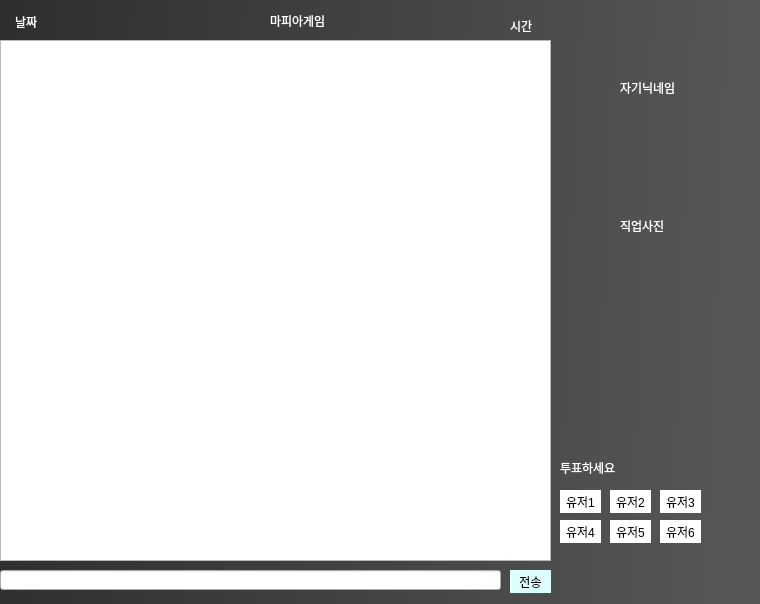
<?xml version="1.0" encoding="UTF-8"?>
<ui version="4.0">
 <class>Form</class>
 <widget class="QWidget" name="Form">
  <property name="geometry">
   <rect>
    <x>0</x>
    <y>0</y>
    <width>760</width>
    <height>604</height>
   </rect>
  </property>
  <property name="windowTitle">
   <string>Form</string>
  </property>
  <property name="styleSheet">
   <string notr="true">QWidget#Form{background-color:qlineargradient(spread:pad, x1:0, y1:0.5, x2:0.956409, y2:0.529, stop:0 rgba(47, 47, 47, 255), stop:1 rgba(86, 86, 86, 255))}</string>
  </property>
  <widget class="QTextEdit" name="textEdit">
   <property name="geometry">
    <rect>
     <x>0</x>
     <y>40</y>
     <width>551</width>
     <height>521</height>
    </rect>
   </property>
   <property name="styleSheet">
    <string notr="true">font: 10pt &quot;나눔스퀘어&quot;;</string>
   </property>
  </widget>
  <widget class="QLineEdit" name="lineEdit">
   <property name="geometry">
    <rect>
     <x>0</x>
     <y>570</y>
     <width>501</width>
     <height>20</height>
    </rect>
   </property>
   <property name="styleSheet">
    <string notr="true">font: 10pt &quot;나눔스퀘어&quot;;</string>
   </property>
  </widget>
  <widget class="QPushButton" name="inputbutton">
   <property name="geometry">
    <rect>
     <x>510</x>
     <y>570</y>
     <width>41</width>
     <height>23</height>
    </rect>
   </property>
   <property name="styleSheet">
    <string notr="true">border-radius:20px;
background-color: rgb(220, 255, 255);</string>
   </property>
   <property name="text">
    <string>전송</string>
   </property>
  </widget>
  <widget class="QPushButton" name="to_user1">
   <property name="geometry">
    <rect>
     <x>560</x>
     <y>490</y>
     <width>41</width>
     <height>23</height>
    </rect>
   </property>
   <property name="styleSheet">
    <string notr="true">border-radius:20px;
background-color: rgb(255, 255, 255);</string>
   </property>
   <property name="text">
    <string>유저1</string>
   </property>
  </widget>
  <widget class="QPushButton" name="to_user2">
   <property name="geometry">
    <rect>
     <x>610</x>
     <y>490</y>
     <width>41</width>
     <height>23</height>
    </rect>
   </property>
   <property name="styleSheet">
    <string notr="true">border-radius:20px;
background-color: rgb(255, 255, 255);
font: 75 9pt &quot;나눔스퀘어 Bold&quot;;</string>
   </property>
   <property name="text">
    <string>유저2</string>
   </property>
  </widget>
  <widget class="QPushButton" name="to_user3">
   <property name="geometry">
    <rect>
     <x>660</x>
     <y>490</y>
     <width>41</width>
     <height>23</height>
    </rect>
   </property>
   <property name="styleSheet">
    <string notr="true">border-radius:20px;
background-color: rgb(255, 255, 255);</string>
   </property>
   <property name="text">
    <string>유저3</string>
   </property>
  </widget>
  <widget class="QPushButton" name="to_user4">
   <property name="geometry">
    <rect>
     <x>560</x>
     <y>520</y>
     <width>41</width>
     <height>23</height>
    </rect>
   </property>
   <property name="styleSheet">
    <string notr="true">border-radius:20px;
background-color: rgb(255, 255, 255);</string>
   </property>
   <property name="text">
    <string>유저4</string>
   </property>
  </widget>
  <widget class="QPushButton" name="to_user5">
   <property name="geometry">
    <rect>
     <x>610</x>
     <y>520</y>
     <width>41</width>
     <height>23</height>
    </rect>
   </property>
   <property name="styleSheet">
    <string notr="true">border-radius:20px;
background-color: rgb(255, 255, 255);</string>
   </property>
   <property name="text">
    <string>유저5</string>
   </property>
  </widget>
  <widget class="QPushButton" name="to_user6">
   <property name="geometry">
    <rect>
     <x>660</x>
     <y>520</y>
     <width>41</width>
     <height>23</height>
    </rect>
   </property>
   <property name="styleSheet">
    <string notr="true">border-radius:20px;
background-color: rgb(255, 255, 255);</string>
   </property>
   <property name="text">
    <string>유저6</string>
   </property>
  </widget>
  <widget class="QLabel" name="Date">
   <property name="geometry">
    <rect>
     <x>15</x>
     <y>12</y>
     <width>61</width>
     <height>20</height>
    </rect>
   </property>
   <property name="styleSheet">
    <string notr="true">font: 11pt &quot;배달의민족 주아&quot;; color:rgb(255, 255, 255)</string>
   </property>
   <property name="text">
    <string>날짜</string>
   </property>
  </widget>
  <widget class="QLabel" name="Timer">
   <property name="geometry">
    <rect>
     <x>510</x>
     <y>20</y>
     <width>56</width>
     <height>12</height>
    </rect>
   </property>
   <property name="styleSheet">
    <string notr="true">font: 11pt &quot;배달의민족 주아&quot;; color:rgb(255, 255, 255)</string>
   </property>
   <property name="text">
    <string>시간</string>
   </property>
  </widget>
  <widget class="QLabel" name="myname">
   <property name="geometry">
    <rect>
     <x>620</x>
     <y>80</y>
     <width>61</width>
     <height>16</height>
    </rect>
   </property>
   <property name="styleSheet">
    <string notr="true">font: 11pt &quot;배달의민족 주아&quot;; color:rgb(255, 255, 255)</string>
   </property>
   <property name="text">
    <string>자기닉네임</string>
   </property>
  </widget>
  <widget class="QLabel" name="myjob_image">
   <property name="geometry">
    <rect>
     <x>620</x>
     <y>220</y>
     <width>56</width>
     <height>12</height>
    </rect>
   </property>
   <property name="styleSheet">
    <string notr="true">font: 11pt &quot;배달의민족 주아&quot;; color:rgb(255, 255, 255)</string>
   </property>
   <property name="text">
    <string>직업사진</string>
   </property>
  </widget>
  <widget class="QLabel" name="output_info">
   <property name="geometry">
    <rect>
     <x>560</x>
     <y>460</y>
     <width>71</width>
     <height>16</height>
    </rect>
   </property>
   <property name="styleSheet">
    <string notr="true">font: 11pt &quot;배달의민족 주아&quot;; color:rgb(255, 255, 255)</string>
   </property>
   <property name="text">
    <string>투표하세요</string>
   </property>
  </widget>
  <widget class="QLabel" name="label">
   <property name="geometry">
    <rect>
     <x>270</x>
     <y>10</y>
     <width>81</width>
     <height>21</height>
    </rect>
   </property>
   <property name="styleSheet">
    <string notr="true">font: 12pt &quot;배달의민족 도현&quot;; color: rgb(255, 255, 255)</string>
   </property>
   <property name="text">
    <string>마피아게임</string>
   </property>
  </widget>
  <widget class="QLabel" name="label_2">
   <property name="geometry">
    <rect>
     <x>490</x>
     <y>40</y>
     <width>56</width>
     <height>31</height>
    </rect>
   </property>
   <property name="styleSheet">
    <string notr="true">color:rgb(255, 255, 255);border-image:url(:/images/images/hat.png);</string>
   </property>
   <property name="text">
    <string/>
   </property>
  </widget>
 </widget>
 <resources>
  <include location="res.qrc"/>
 </resources>
 <connections/>
</ui>
